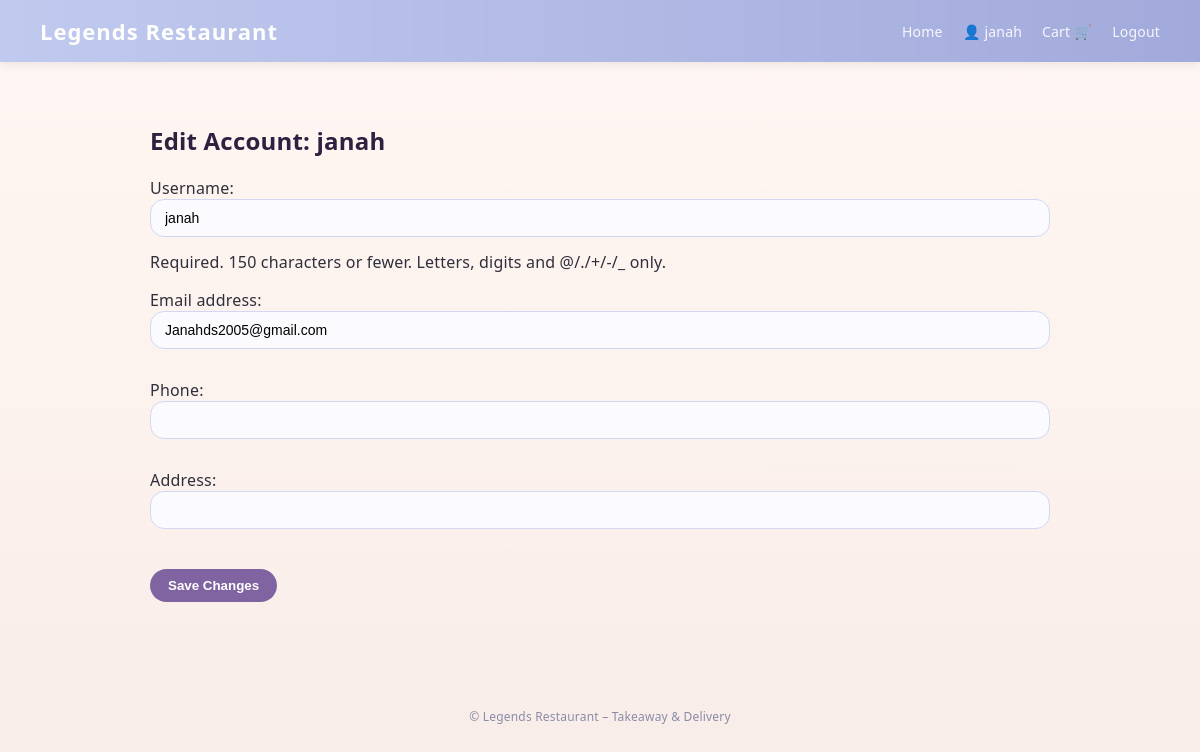
The page /customer/edit/ (signed in) on the database its author committed.
### restaurant/models.py (models this page shows, shortened)
class User(AbstractUser):
    ROLE_CHOICES = [
        ("customer", "Customer"),
        ("staff", "Staff"),
        ("manager", "Manager"),
    ]
    role = models.CharField(
        max_length=20,
        choices=ROLE_CHOICES,
        default="customer",
    )
    phone = models.CharField(max_length=20, blank=True, null=True)
    address = models.CharField(max_length=255, blank=True, null=True)
    hired_at = models.DateTimeField(blank=True, null=True)
    salary = models.DecimalField(
        max_digits=10,
        decimal_places=2,
        blank=True,
        null=True,
    )

### restaurant/views.py (the view)
# urls.py: path("customer/edit/", views.edit_customer_account, name="edit_customer_account"),
@login_required
def edit_customer_account(request):
    user_obj = request.user  # الكستمر يعدّل نفسه فقط
    if request.method == "POST":
        form = CustomerAccountForm(request.POST, instance=user_obj)
        if form.is_valid():
            form.save()
            messages.success(request, "Account updated successfully.")
            return redirect("customer_dashboard")
    else:
        form = CustomerAccountForm(instance=user_obj)
    return render(request, "restaurant/customer_account_edit.html", {
        "form": form,
        "user_obj": user_obj,
})

### restaurant/forms.py
class CustomerAccountForm(forms.ModelForm):
    class Meta:
        model = User
        fields = ["username", "email", "phone", "address"]
    def __init__(self, *args, **kwargs):
        super().__init__(*args, **kwargs)
        for field in self.fields.values():
            field.widget.attrs.update({"class": "lr-input"})

### restaurant/templates/restaurant/customer_account_edit.html (shortened to what this page needs)
{% extends 'restaurant/base.html' %}
{% block content %}
<div class="dash-container" style="max-width: 900px; margin: 30px auto;">
    <div class="welcome-box" style="border-radius: 18px;">
        <h2 style="margin-top:0; color:#2E2140;">Edit Account: {{ user_obj.username }}</h2>
        <form method="post" style="margin-top:18px;">
            {{ form.as_p }}
            <button type="submit"
                    style="
                        margin-top:10px;
                        background:#8064A2;
                        color:white;
                        border:none;
                        padding:9px 18px;
                        border-radius:999px;
                        font-weight:600;
                        cursor:pointer;">
                Save Changes
            </button>
        </form>
    </div>
</div>
{% endblock %}

### restaurant/templates/restaurant/base.html (shortened to what this page needs)
{% load static %}
<!DOCTYPE html>
<html lang="en">
<head>
    <link rel="stylesheet" href="{% static 'restaurant/style.css' %}">
</head>
<body class="lr-body">
    <header class="lr-header">
        <div class="lr-logo">Legends Restaurant</div>
        <nav class="lr-nav">
            {% if request.resolver_match.url_name == 'manager_reports' %}
                <a href="{% url 'manager_dashboard' %}">Back</a>
                <a href="{% url 'logout' %}">Logout</a>
            {% else %}
                <a href="{% url 'home' %}">Home</a>
                {% if request.user.is_authenticated %}
                    {% if request.user.role == "customer" %}
                        <a href="{% url 'customer_dashboard' %}" class="nav-account">
                            👤 {{ request.user.username }}
                        </a>
                        <a href="{% url 'cart_view' %}">Cart 🛒</a>
                        <a href="{% url 'logout' %}">Logout</a>
                    {% else %}
                        <a href="#" class="nav-account">
                            👤 {{ request.user.username }}
                        </a>
                        <a href="{% url 'logout' %}">Logout</a>
                    {% endif %}
                {% else %}
                    <a href="{% url 'login' %}">Login</a>
                {% endif %}
            {% endif %}
        </nav>
    </header>
    <main class="lr-main">
        {% block content %}{% endblock %}
    </main>
    <footer class="lr-footer">
        © {{ now|date:"Y" }} Legends Restaurant – Takeaway &amp; Delivery
    </footer>
</body>
</html>

### restaurant/static/restaurant/style.css (style rules this page uses)
:root { --cream: #FFF2E0; --powder: #C0C9EE; --periwinkle: #A2AADB; --indigo: #898AC4; --bg: var(--cream); --bg-grad: linear-gradient(180deg, var(--cream) 0%, #fdf1e7 15%, #f6f2ff 100%); --panel: #ffffff; --panel-border: #e6e9f7; --muted: #5b5f7a; --text: #2b2d3a; --brand: var(--indigo); --brand-2: var(--periwinkle); --ok: #1fa97b; --warn: #d9a227; --danger: #d85b5b; --radius: 16px; --shadow: 0 14px 30px rgba(137, 138, 196, .18); --soft: 0 8px 18px rgba(137, 138, 196, .12); }
* { box-sizing: border-box }
html, body { height: 100% }
body { margin: 0; font-family: ui-sans-serif, system-ui, -apple-system, "Segoe UI", Arial, sans-serif; color: var(--text); background: var(--bg-grad); letter-spacing: .2px; }
.lr-body { margin: 0; font-family: system-ui, -apple-system, BlinkMacSystemFont, "Segoe UI", sans-serif; background-color: #FFF2E0; color: #2f2f3b; }
.lr-header { display: flex; justify-content: space-between; align-items: center; padding: 16px 40px; background: linear-gradient(90deg, #C0C9EE, #A2AADB); color: #fff; box-shadow: 0 3px 10px rgba(0, 0, 0, 0.08); }
.lr-logo { font-weight: 700; font-size: 22px; letter-spacing: 1px; }
.lr-nav a { margin-left: 16px; text-decoration: none; color: #f7f7ff; font-size: 14px; font-weight: 500; }
.lr-main { max-width: 1100px; margin: 0 auto; padding: 32px 20px 60px; }
.lr-footer { text-align: center; font-size: 12px; padding: 16px 0 24px; color: #8a8ba8; }
.lr-input { width: 100%; padding: 10px 14px; border-radius: 14px; border: 1px solid #d4d7f3; background: #fafaff; font-size: 14px; margin-bottom: 14px; }
.lr-input { transition: 0.25s ease; }
body { font-family: "Segoe UI", sans-serif; background: linear-gradient(to bottom, #fff7f3, #f8ece8); margin: 0; padding: 0; color: #333; }

### rows shown on the page
User: user.username "janah", username "janah", email "Janahds2005@gmail.com"
